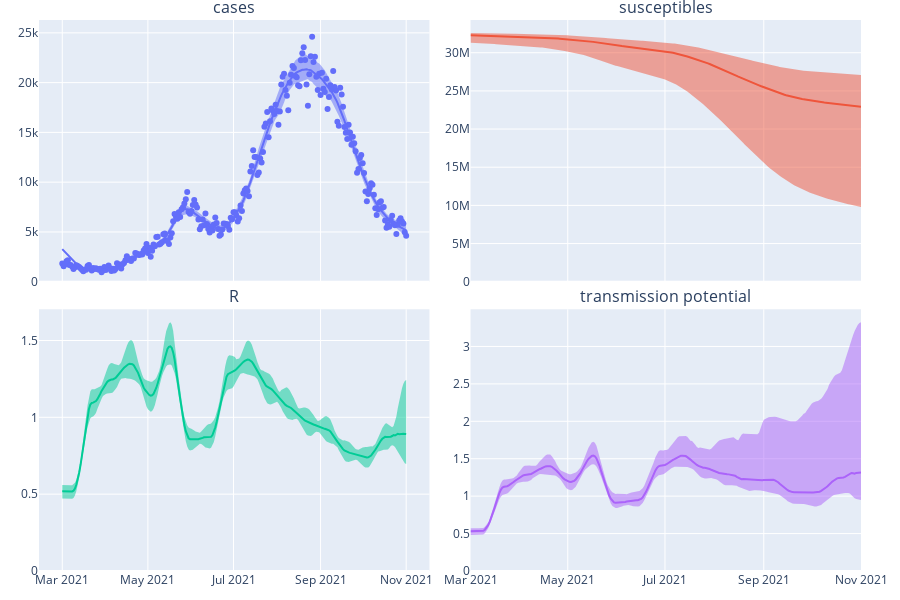

The code cell stored with this chart in its notebook:
### Code cell
def get_full_result(gen_mean, gen_sd, proc, cdr, rt_init, report_mean, report_sd):
    return renew_model.renewal_func(gen_mean, gen_sd, proc, cdr, rt_init, report_mean, report_sd)

full_wrap = jit(get_full_result)
spaghetti = get_spaghetti_from_params(renew_model, sample_params, full_wrap)
quantiles_df = get_quant_df_from_spaghetti(renew_model, spaghetti, quantiles=[0.05, 0.5, 0.95])
plot_uncertainty_patches(quantiles_df, select_data, qual_colours.Plotly).update_layout(showlegend=False)

### Figure 1 — Plotly figure (JSON) as saved in the notebook; plotly's stock layout.template omitted (floating-point values rounded to 4 significant figures; data arrays with more than 128 entries replaced by an {"elided": "..."} marker saying what was removed)
{"data": [{"mode": "markers", "type": "scatter", "x": {"elided": "246 str values"}, "xaxis": "x", "y": {"elided": "246 int values"}, "yaxis": "y"}, {"fill": "toself", "line": {"color": "#636EFA", "width": 0}, "type": "scatter", "x": {"elided": "492 str values"}, "xaxis": "x", "y": {"elided": "492 float values"}, "yaxis": "y"}, {"line": {"color": "#636EFA"}, "type": "scatter", "x": {"elided": "492 str values"}, "xaxis": "x", "y": {"elided": "246 float values"}, "yaxis": "y"}, {"fill": "toself", "line": {"color": "#EF553B", "width": 0}, "type": "scatter", "x": {"elided": "492 str values"}, "xaxis": "x2", "y": {"elided": "492 float values"}, "yaxis": "y2"}, {"line": {"color": "#EF553B"}, "type": "scatter", "x": {"elided": "492 str values"}, "xaxis": "x2", "y": {"elided": "246 float values"}, "yaxis": "y2"}, {"fill": "toself", "line": {"color": "#00CC96", "width": 0}, "type": "scatter", "x": {"elided": "492 str values"}, "xaxis": "x3", "y": {"elided": "492 float values"}, "yaxis": "y3"}, {"line": {"color": "#00CC96"}, "type": "scatter", "x": {"elided": "492 str values"}, "xaxis": "x3", "y": {"elided": "246 float values"}, "yaxis": "y3"}, {"fill": "toself", "line": {"color": "#AB63FA", "width": 0}, "type": "scatter", "x": {"elided": "492 str values"}, "xaxis": "x4", "y": {"elided": "492 float values"}, "yaxis": "y4"}, {"line": {"color": "#AB63FA"}, "type": "scatter", "x": {"elided": "492 str values"}, "xaxis": "x4", "y": {"elided": "246 float values"}, "yaxis": "y4"}], "layout": {"annotations": [{"font": {"size": 16}, "showarrow": false, "text": "cases", "x": 0.2375, "xanchor": "center", "xref": "paper", "y": 1, "yanchor": "bottom", "yref": "paper"}, {"font": {"size": 16}, "showarrow": false, "text": "susceptibles", "x": 0.7625, "xanchor": "center", "xref": "paper", "y": 1, "yanchor": "bottom", "yref": "paper"}, {"font": {"size": 16}, "showarrow": false, "text": "R", "x": 0.2375, "xanchor": "center", "xref": "paper", "y": 0.475, "yanchor": "bottom", "yref": "paper"}, {"font": {"size": 16}, "showarrow": false, "text": "transmission potential", "x": 0.7625, "xanchor": "center", "xref": "paper", "y": 0.475, "yanchor": "bottom", "yref": "paper"}], "height": 600, "margin": {"b": 20, "l": 20, "r": 20, "t": 20}, "showlegend": false, "xaxis": {"anchor": "y", "domain": [0, 0.475], "matches": "x3", "showticklabels": false}, "xaxis2": {"anchor": "y2", "domain": [0.525, 1], "matches": "x4", "showticklabels": false}, "xaxis3": {"anchor": "y3", "domain": [0, 0.475]}, "xaxis4": {"anchor": "y4", "domain": [0.525, 1]}, "yaxis": {"anchor": "x", "domain": [0.525, 1], "rangemode": "tozero"}, "yaxis2": {"anchor": "x2", "domain": [0.525, 1], "rangemode": "tozero"}, "yaxis3": {"anchor": "x3", "domain": [0, 0.475], "rangemode": "tozero"}, "yaxis4": {"anchor": "x4", "domain": [0, 0.475], "rangemode": "tozero"}}}
